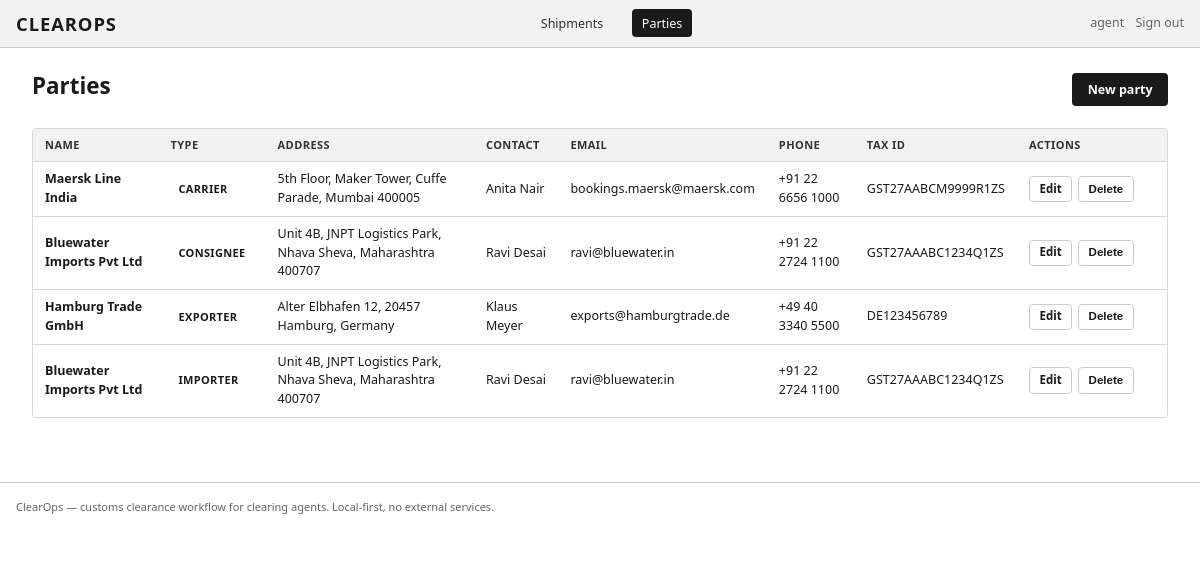
Page /parties (signed in) on the committed database.
### tables this page shows
CREATE TABLE users (
    id INTEGER PRIMARY KEY AUTOINCREMENT,
    username TEXT UNIQUE NOT NULL,
    password_hash TEXT NOT NULL,
    role TEXT NOT NULL DEFAULT 'user',
    created_at TEXT NOT NULL
);

CREATE TABLE parties (
    id INTEGER PRIMARY KEY AUTOINCREMENT,
    name TEXT NOT NULL,
    type TEXT NOT NULL CHECK(type IN ('importer','exporter','consignee','agent','carrier')),
    address TEXT,
    contact_person TEXT,
    email TEXT,
    phone TEXT,
    tax_id TEXT,
    created_at TEXT NOT NULL
);

### app.py (the view)
@app.route("/parties")
@login_required
def parties_list():
    parties = query("SELECT * FROM parties ORDER BY type, name")
    return render_template("parties.html", parties=parties)

### app.py (called while the page is built)
def login_required(view):
    @wraps(view)
    def wrapped(*args, **kwargs):
        if "user_id" not in session:
            return redirect(url_for("login", next=request.path))
        return view(*args, **kwargs)
    return wrapped

def current_user():
    if "user_id" not in session:
        return None
    return query("SELECT id, username, role FROM users WHERE id = ?", (session["user_id"],), one=True)

@app.context_processor
def inject_globals():
    return dict(current_user=current_user(), STATUSES=STATUSES, STATUS_LABELS=STATUS_LABELS,
                allowed_transition=allowed_transition)

### db.py (called while the page is built)
def get_conn():
    os.makedirs(INSTANCE_DIR, exist_ok=True)
    conn = sqlite3.connect(DB_PATH)
    conn.row_factory = sqlite3.Row
    conn.execute("PRAGMA foreign_keys = ON")
    return conn

def query(sql, params=(), one=False):
    conn = get_conn()
    cur = conn.execute(sql, params)
    rows = cur.fetchall()
    conn.commit()
    conn.close()
    return rows[0] if one and rows else rows

### templates/parties.html (shortened to what this page needs)
{% extends "base.html" %}
{% block content %}
<div class="page-header">
  <h1>Parties</h1>
  <a href="{{ url_for('party_new') }}" class="btn">New party</a>
</div>
<div class="table-wrap">
  <table>
    <thead>
      <tr>
        <th>Name</th>
        <th>Type</th>
        <th>Address</th>
        <th>Contact</th>
        <th>Email</th>
        <th>Phone</th>
        <th>Tax ID</th>
        <th style="width:150px;">Actions</th>
      </tr>
    </thead>
    <tbody>
      {% if parties %}
        {% for p in parties %}
        <tr>
          <td><strong>{{ p.name }}</strong></td>
          <td><span class="badge {{ p.type }}">{{ p.type }}</span></td>
          <td>{{ p.address or "&mdash;" }}</td>
          <td>{{ p.contact_person or "&mdash;" }}</td>
          <td>{{ p.email or "&mdash;" }}</td>
          <td>{{ p.phone or "&mdash;" }}</td>
          <td class="mono">{{ p.tax_id or "&mdash;" }}</td>
          <td>
            <div style="display:flex; gap:0.35rem;">
              <a href="{{ url_for('party_edit', party_id=p.id) }}" class="btn ghost small">Edit</a>
              <form method="post" action="{{ url_for('party_delete', party_id=p.id) }}" style="display:inline;" onsubmit="return confirm('Delete this party?');">
                <button class="btn secondary small" type="submit">Delete</button>
              </form>
            </div>
          </td>
        </tr>
        {% endfor %}
      {% else %}
      <tr><td colspan="8" class="empty-state">No parties yet. Add importers, exporters, consignees, agents or carriers.</td></tr>
      {% endif %}
    </tbody>
  </table>
</div>
{% endblock %}

### templates/base.html (shortened to what this page needs)
<!doctype html>
<html lang="en">
<head>
<link rel="stylesheet" href="{{ url_for('static', filename='css/style.css') }}">
</head>
<body>
<div class="topbar">
  <a href="{{ url_for('dashboard') }}" class="brand">ClearOps</a>
  <nav>
    {% if current_user %}
      <a href="{{ url_for('shipments_list') }}" class="{% if request.endpoint == 'shipments_list' %}active{% endif %}">Shipments</a>
      <a href="{{ url_for('parties_list') }}" class="{% if request.endpoint in ('parties_list','party_new','party_edit') %}active{% endif %}">Parties</a>
    {% endif %}
  </nav>
  <div class="user">
    {% if current_user %}
      <span>{{ current_user.username }}</span>
      <a href="{{ url_for('logout') }}">Sign out</a>
    {% else %}
      <a href="{{ url_for('login') }}">Sign in</a>
    {% endif %}
  </div>
</div>
<div class="container">
  <main class="main">
    {% block content %}{% endblock %}
  </main>
</div>
<footer style="padding:1rem 1rem 2rem; color:#666; font-size:11px; border-top:1px solid #ccc;">
  ClearOps &mdash; customs clearance workflow for clearing agents. Local-first, no external services.
</footer>
</body>
</html>

### static/css/style.css (style rules this page uses)
:root { --ink: #1a1a1a; --ink-soft: #333333; --mute: #666666; --line: #999999; --line-soft: #cccccc; --bg: #ffffff; --bg-soft: #f2f2f2; --bg-strong: #e5e5e5; --border: #d9d9d9; --shadow: 0 1px 3px rgba(0,0,0,0.10); --radius: 4px; --font-stack: ui-sans-serif, system-ui, -apple-system, Segoe UI, Roboto, Helvetica, Arial, sans-serif; --mono: ui-monospace, SF Mono, Consolas, Menlo, monospace; }
* { box-sizing: border-box; }
html { line-height: 1.5; -webkit-font-smoothing: antialiased; }
body { margin: 0; background: var(--bg); color: var(--ink); font-family: var(--font-stack); font-size: 13px; }
a { color: var(--ink); text-decoration: underline; }
h1, h2, h3, h4, h5 { margin: 0 0 0.5rem 0; font-weight: 700; color: var(--ink); line-height: 1.25; }
h1 { font-size: 1.5rem; }
.container { max-width: 1200px; margin: 0 auto; padding: 0 1rem; }
.topbar { display: flex; align-items: center; justify-content: space-between; background: var(--bg-soft); border-bottom: 1px solid var(--line-soft); padding: 0.6rem 1rem; }
.topbar .brand { font-weight: 800; font-size: 1.15rem; letter-spacing: 0.05em; text-transform: uppercase; text-decoration: none; }
.topbar nav a { margin-left: 1rem; font-size: 12.5px; text-decoration: none; color: var(--ink-soft); padding: 0.35rem 0.6rem; border-radius: var(--radius); }
.topbar nav a:hover, .topbar nav a.active { background: var(--ink); color: #fff; }
.topbar .user { font-size: 12.5px; color: var(--mute); }
.topbar .user a { color: var(--mute); text-decoration: none; margin-left: 0.5rem; }
.main { padding: 1.5rem 1rem 3rem; }
.page-header { display: flex; align-items: center; justify-content: space-between; margin-bottom: 1.25rem; flex-wrap: wrap; gap: 0.75rem; }
.page-header h1 { font-size: 1.4rem; }
.btn { display: inline-flex; align-items: center; justify-content: center; border: 1px solid transparent; border-radius: var(--radius); padding: 0.45rem 0.9rem; font-size: 12.5px; font-weight: 600; text-decoration: none; cursor: pointer; line-height: 1.3; background: var(--ink); color: #fff; }
.btn.secondary { background: #fff; border: 1px solid var(--line-soft); color: var(--ink); }
.btn.ghost { background: transparent; border: 1px solid var(--line-soft); color: var(--ink); }
.btn.small { padding: 0.3rem 0.6rem; font-size: 11.5px; }
.badge { display: inline-block; font-size: 11px; font-weight: 700; padding: 0.15rem 0.5rem; border-radius: 10px; text-transform: uppercase; letter-spacing: 0.03em; }
.table-wrap { overflow: auto; border: 1px solid var(--border); border-radius: var(--radius); margin-bottom: 1rem; }
table { width: 100%; border-collapse: collapse; font-size: 12.5px; }
th, td { padding: 0.5rem 0.75rem; text-align: left; border-bottom: 1px solid var(--border); }
th { background: var(--bg-soft); color: var(--ink-soft); font-weight: 700; font-size: 11px; text-transform: uppercase; letter-spacing: 0.04em; }
tr:last-child td { border-bottom: none; }

### rows in the picture
users: username "agent"
parties: name "Maersk Line India", type "CARRIER", address "5th Floor, Maker Tower, Cuffe Parade, Mumbai 400005", contact_person "Anita Nair", email "bookings.maersk@maersk.com", phone "+91 22 6656 1000", tax "GST27AABCM9999R1ZS"
parties: name "Bluewater Imports Pvt Ltd", type "CONSIGNEE", address "Unit 4B, JNPT Logistics Park, Nhava Sheva, Maharashtra 400707", contact_person "Ravi Desai", email "ravi@bluewater.in", phone "+91 22 2724 1100", tax "GST27AAABC1234Q1ZS"
parties: name "Hamburg Trade GmbH", type "EXPORTER", address "Alter Elbhafen 12, 20457 Hamburg, Germany", contact_person "Klaus Meyer", email "exports@hamburgtrade.de", phone "+49 40 3340 5500", tax "DE123456789"
parties: name "Bluewater Imports Pvt Ltd", type "IMPORTER", address "Unit 4B, JNPT Logistics Park, Nhava Sheva, Maharashtra 400707", contact_person "Ravi Desai", email "ravi@bluewater.in", phone "+91 22 2724 1100", tax "GST27AAABC1234Q1ZS"
